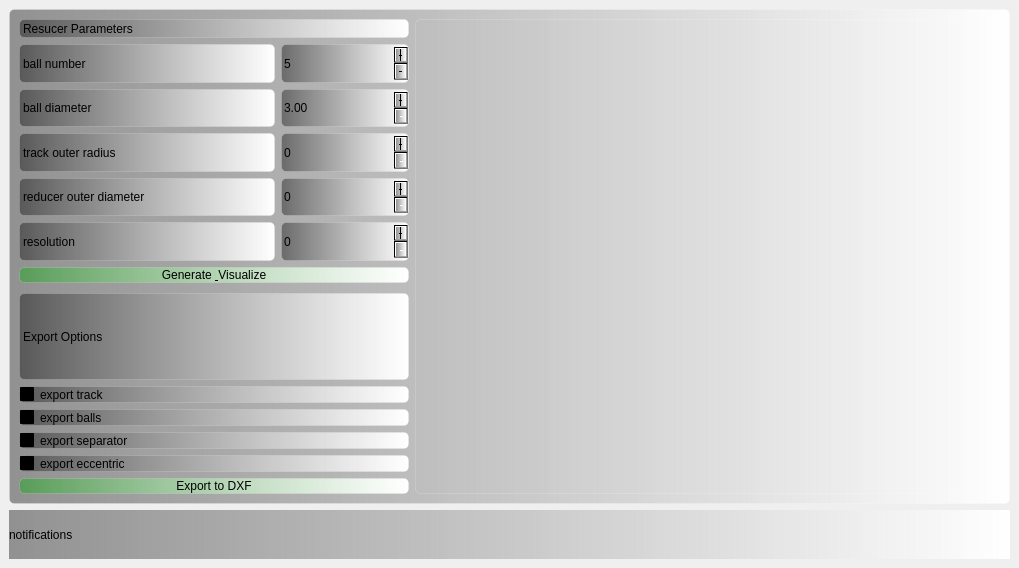
<?xml version="1.0" encoding="UTF-8"?>
<ui version="4.0">
 <class>MainWindow</class>
 <widget class="QMainWindow" name="MainWindow">
  <property name="geometry">
   <rect>
    <x>0</x>
    <y>0</y>
    <width>1019</width>
    <height>568</height>
   </rect>
  </property>
  <property name="minimumSize">
   <size>
    <width>100</width>
    <height>100</height>
   </size>
  </property>
  <property name="windowTitle">
   <string>Wave Reducer Calculator</string>
  </property>
  <widget class="QWidget" name="centralwidget">
   <property name="styleSheet">
    <string notr="true">background-color: qlineargradient(
    x1:0, y1:0, x2:0, y2:1,
    stop:0.0   rgba(0,  170, 255, 255),   /* чистий синій */
    stop:0.4   rgba(135, 206, 250, 255),/* блакитний */
    stop:0.6   rgba(255, 255, 224, 255),/* блідо-жовтий */
    stop:1.0   rgba(255, 255, 100, 255)   /* чистий жовтий */
);
</string>
   </property>
   <layout class="QVBoxLayout" name="verticalLayout_7">
    <item>
     <layout class="QVBoxLayout" name="all" stretch="10,1">
      <item>
       <widget class="QFrame" name="menu_frame">
        <property name="styleSheet">
         <string notr="true">background-color: qlineargradient(spread:pad, x1:0, y1:0, x2:1, y2:0, stop:0 rgba(0, 0, 0, 100), stop:1 rgba(255, 255, 255, 255));
border: 1px solid rgba(255, 255, 255, 40);
border-radius: 5px;</string>
        </property>
        <layout class="QHBoxLayout" name="horizontalLayout_2" stretch="2,3">
         <item>
          <layout class="QHBoxLayout" name="horizontalLayout_11" stretch="0">
           <item>
            <layout class="QVBoxLayout" name="verticalLayout_5" stretch="4,3">
             <item>
              <layout class="QVBoxLayout" name="verticalLayout_2" stretch="6,1">
               <property name="bottomMargin">
                <number>4</number>
               </property>
               <item>
                <layout class="QVBoxLayout" name="verticalLayout" stretch="1,2,2,2,2,2">
                 <item>
                  <widget class="QLabel" name="label_15">
                   <property name="styleSheet">
                    <string notr="true">background-color: qlineargradient(spread:pad, x1:0, y1:0, x2:1, y2:0, stop:0 rgba(0, 0, 0, 100), stop:1 rgba(255, 255, 255, 255));</string>
                   </property>
                   <property name="text">
                    <string>Resucer Parameters</string>
                   </property>
                  </widget>
                 </item>
                 <item>
                  <layout class="QHBoxLayout" name="horizontalLayout" stretch="2,1">
                   <item>
                    <widget class="QLabel" name="label">
                     <property name="styleSheet">
                      <string notr="true">background-color: qlineargradient(spread:pad, x1:0, y1:0, x2:1, y2:0, stop:0 rgba(0, 0, 0, 100), stop:1 rgba(255, 255, 255, 255));</string>
                     </property>
                     <property name="text">
                      <string>ball number</string>
                     </property>
                    </widget>
                   </item>
                   <item>
                    <widget class="QSpinBox" name="ball_number">
                     <property name="sizePolicy">
                      <sizepolicy hsizetype="Minimum" vsizetype="Minimum">
                       <horstretch>0</horstretch>
                       <verstretch>0</verstretch>
                      </sizepolicy>
                     </property>
                     <property name="mouseTracking">
                      <bool>false</bool>
                     </property>
                     <property name="wrapping">
                      <bool>false</bool>
                     </property>
                     <property name="frame">
                      <bool>true</bool>
                     </property>
                     <property name="alignment">
                      <set>Qt::AlignmentFlag::AlignLeading|Qt::AlignmentFlag::AlignLeft|Qt::AlignmentFlag::AlignVCenter</set>
                     </property>
                     <property name="buttonSymbols">
                      <enum>QAbstractSpinBox::ButtonSymbols::PlusMinus</enum>
                     </property>
                     <property name="showGroupSeparator" stdset="0">
                      <bool>false</bool>
                     </property>
                     <property name="minimum">
                      <number>2</number>
                     </property>
                     <property name="value">
                      <number>5</number>
                     </property>
                    </widget>
                   </item>
                  </layout>
                 </item>
                 <item>
                  <layout class="QHBoxLayout" name="horizontalLayout_3" stretch="2,1">
                   <item>
                    <widget class="QLabel" name="label_3">
                     <property name="styleSheet">
                      <string notr="true">background-color: qlineargradient(spread:pad, x1:0, y1:0, x2:1, y2:0, stop:0 rgba(0, 0, 0, 100), stop:1 rgba(255, 255, 255, 255));</string>
                     </property>
                     <property name="text">
                      <string>ball diameter</string>
                     </property>
                    </widget>
                   </item>
                   <item>
                    <widget class="QDoubleSpinBox" name="ball_diameter">
                     <property name="sizePolicy">
                      <sizepolicy hsizetype="Minimum" vsizetype="Minimum">
                       <horstretch>0</horstretch>
                       <verstretch>0</verstretch>
                      </sizepolicy>
                     </property>
                     <property name="buttonSymbols">
                      <enum>QAbstractSpinBox::ButtonSymbols::PlusMinus</enum>
                     </property>
                     <property name="minimum">
                      <double>3.000000000000000</double>
                     </property>
                     <property name="singleStep">
                      <double>0.100000000000000</double>
                     </property>
                    </widget>
                   </item>
                  </layout>
                 </item>
                 <item>
                  <layout class="QHBoxLayout" name="horizontalLayout_4" stretch="2,1">
                   <item>
                    <widget class="QLabel" name="label_5">
                     <property name="styleSheet">
                      <string notr="true">background-color: qlineargradient(spread:pad, x1:0, y1:0, x2:1, y2:0, stop:0 rgba(0, 0, 0, 100), stop:1 rgba(255, 255, 255, 255));</string>
                     </property>
                     <property name="text">
                      <string>track outer radius</string>
                     </property>
                    </widget>
                   </item>
                   <item>
                    <widget class="QSpinBox" name="track_outer_radius">
                     <property name="sizePolicy">
                      <sizepolicy hsizetype="Minimum" vsizetype="Minimum">
                       <horstretch>0</horstretch>
                       <verstretch>0</verstretch>
                      </sizepolicy>
                     </property>
                     <property name="buttonSymbols">
                      <enum>QAbstractSpinBox::ButtonSymbols::PlusMinus</enum>
                     </property>
                     <property name="minimum">
                      <number>0</number>
                     </property>
                     <property name="stepType">
                      <enum>QAbstractSpinBox::StepType::DefaultStepType</enum>
                     </property>
                     <property name="value">
                      <number>0</number>
                     </property>
                    </widget>
                   </item>
                  </layout>
                 </item>
                 <item>
                  <layout class="QHBoxLayout" name="horizontalLayout_5" stretch="2,1">
                   <item>
                    <widget class="QLabel" name="label_7">
                     <property name="styleSheet">
                      <string notr="true">background-color: qlineargradient(spread:pad, x1:0, y1:0, x2:1, y2:0, stop:0 rgba(0, 0, 0, 100), stop:1 rgba(255, 255, 255, 255));</string>
                     </property>
                     <property name="text">
                      <string>reducer outer diameter</string>
                     </property>
                    </widget>
                   </item>
                   <item>
                    <widget class="QSpinBox" name="reducer_outer_diameter">
                     <property name="sizePolicy">
                      <sizepolicy hsizetype="Minimum" vsizetype="Minimum">
                       <horstretch>0</horstretch>
                       <verstretch>0</verstretch>
                      </sizepolicy>
                     </property>
                     <property name="buttonSymbols">
                      <enum>QAbstractSpinBox::ButtonSymbols::PlusMinus</enum>
                     </property>
                     <property name="minimum">
                      <number>0</number>
                     </property>
                     <property name="value">
                      <number>0</number>
                     </property>
                    </widget>
                   </item>
                  </layout>
                 </item>
                 <item>
                  <layout class="QHBoxLayout" name="horizontalLayout_6" stretch="2,1">
                   <item>
                    <widget class="QLabel" name="label_9">
                     <property name="styleSheet">
                      <string notr="true">background-color: qlineargradient(spread:pad, x1:0, y1:0, x2:1, y2:0, stop:0 rgba(0, 0, 0, 100), stop:1 rgba(255, 255, 255, 255));</string>
                     </property>
                     <property name="text">
                      <string>resolution</string>
                     </property>
                    </widget>
                   </item>
                   <item>
                    <widget class="QSpinBox" name="resolution">
                     <property name="sizePolicy">
                      <sizepolicy hsizetype="Minimum" vsizetype="Minimum">
                       <horstretch>0</horstretch>
                       <verstretch>0</verstretch>
                      </sizepolicy>
                     </property>
                     <property name="styleSheet">
                      <string notr="true">background-color: qlineargradient(spread:pad, x1:0, y1:0, x2:1, y2:0, stop:0 rgba(0, 0, 0, 100), stop:1 rgba(255, 255, 255, 255));</string>
                     </property>
                     <property name="buttonSymbols">
                      <enum>QAbstractSpinBox::ButtonSymbols::PlusMinus</enum>
                     </property>
                    </widget>
                   </item>
                  </layout>
                 </item>
                </layout>
               </item>
               <item>
                <widget class="QPushButton" name="visualize_pushButton">
                 <property name="styleSheet">
                  <string notr="true">QPushButton {
background-color: qlineargradient(spread:pad, x1:0, y1:0, x2:1, y2:0, stop:0 rgba(0, 170, 0, 100), stop:1 rgba(255, 255, 255, 255));
}
QPushButton:hover {
background-color: rgb(0, 170, 0);
}
</string>
                 </property>
                 <property name="text">
                  <string>Generate &amp; Visualize</string>
                 </property>
                </widget>
               </item>
              </layout>
             </item>
             <item>
              <layout class="QVBoxLayout" name="verticalLayout_4" stretch="5,1">
               <item>
                <layout class="QVBoxLayout" name="verticalLayout_3" stretch="1,1,1,1,1">
                 <item>
                  <widget class="QLabel" name="label_16">
                   <property name="styleSheet">
                    <string notr="true">background-color: qlineargradient(spread:pad, x1:0, y1:0, x2:1, y2:0, stop:0 rgba(0, 0, 0, 100), stop:1 rgba(255, 255, 255, 255));</string>
                   </property>
                   <property name="text">
                    <string>Export Options</string>
                   </property>
                  </widget>
                 </item>
                 <item>
                  <layout class="QHBoxLayout" name="horizontalLayout_7" stretch="1">
                   <item>
                    <widget class="QCheckBox" name="checkBox_track">
                     <property name="styleSheet">
                      <string notr="true">background-color: qlineargradient(spread:pad, x1:0, y1:0, x2:1, y2:0, stop:0 rgba(0, 0, 0, 100), stop:1 rgba(255, 255, 255, 255));</string>
                     </property>
                     <property name="text">
                      <string>export track</string>
                     </property>
                    </widget>
                   </item>
                  </layout>
                 </item>
                 <item>
                  <layout class="QHBoxLayout" name="horizontalLayout_8" stretch="1">
                   <item>
                    <widget class="QCheckBox" name="checkBox_balls">
                     <property name="styleSheet">
                      <string notr="true">background-color: qlineargradient(spread:pad, x1:0, y1:0, x2:1, y2:0, stop:0 rgba(0, 0, 0, 100), stop:1 rgba(255, 255, 255, 255));</string>
                     </property>
                     <property name="text">
                      <string>export balls</string>
                     </property>
                    </widget>
                   </item>
                  </layout>
                 </item>
                 <item>
                  <layout class="QHBoxLayout" name="horizontalLayout_9" stretch="1">
                   <item>
                    <widget class="QCheckBox" name="checkBox_separator">
                     <property name="styleSheet">
                      <string notr="true">background-color: qlineargradient(spread:pad, x1:0, y1:0, x2:1, y2:0, stop:0 rgba(0, 0, 0, 100), stop:1 rgba(255, 255, 255, 255));</string>
                     </property>
                     <property name="text">
                      <string>export separator</string>
                     </property>
                    </widget>
                   </item>
                  </layout>
                 </item>
                 <item>
                  <layout class="QHBoxLayout" name="horizontalLayout_10" stretch="1">
                   <item>
                    <widget class="QCheckBox" name="checkBox_eccentric">
                     <property name="styleSheet">
                      <string notr="true">background-color: qlineargradient(spread:pad, x1:0, y1:0, x2:1, y2:0, stop:0 rgba(0, 0, 0, 100), stop:1 rgba(255, 255, 255, 255));</string>
                     </property>
                     <property name="text">
                      <string>export eccentric</string>
                     </property>
                    </widget>
                   </item>
                  </layout>
                 </item>
                </layout>
               </item>
               <item>
                <widget class="QPushButton" name="export_pushButton">
                 <property name="styleSheet">
                  <string notr="true">QPushButton {
background-color: qlineargradient(spread:pad, x1:0, y1:0, x2:1, y2:0, stop:0 rgba(0, 170, 0, 100), stop:1 rgba(255, 255, 255, 255));
}
QPushButton:hover {
background-color: rgb(0, 170, 0);
}</string>
                 </property>
                 <property name="text">
                  <string>Export to DXF</string>
                 </property>
                </widget>
               </item>
              </layout>
             </item>
            </layout>
           </item>
          </layout>
         </item>
         <item>
          <widget class="QWidget" name="plotContainer" native="true">
           <property name="minimumSize">
            <size>
             <width>300</width>
             <height>200</height>
            </size>
           </property>
           <property name="autoFillBackground">
            <bool>false</bool>
           </property>
           <property name="styleSheet">
            <string notr="true">background-color: qlineargradient(spread:pad, x1:0, y1:0, x2:1, y2:0, stop:0 rgba(0, 0, 0, 0), stop:1 rgba(255, 255, 255, 0));</string>
           </property>
          </widget>
         </item>
        </layout>
       </widget>
      </item>
      <item>
       <widget class="QLabel" name="notifications">
        <property name="styleSheet">
         <string notr="true">background-color: qlineargradient(spread:pad, x1:0, y1:0, x2:1, y2:0, stop:0 rgba(0, 0, 0, 100), stop:1 rgba(255, 255, 255, 255));</string>
        </property>
        <property name="text">
         <string>notifications</string>
        </property>
       </widget>
      </item>
     </layout>
    </item>
   </layout>
  </widget>
 </widget>
 <resources/>
 <connections/>
</ui>
